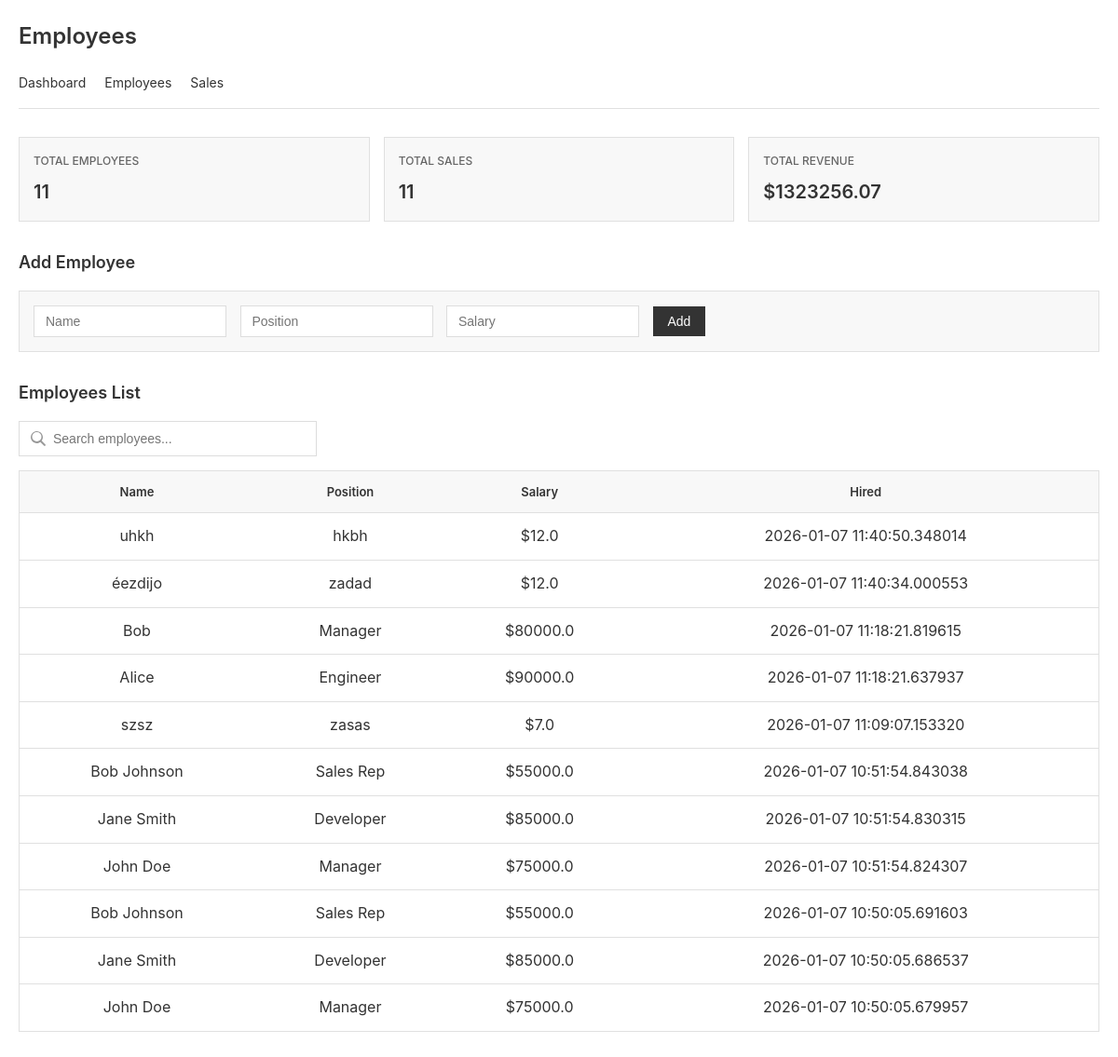
The page /employees on the database its author committed.
### tables this page shows
CREATE TABLE employees (
                id INTEGER PRIMARY KEY AUTOINCREMENT,
                name TEXT NOT NULL,
                position TEXT NOT NULL,
                salary REAL NOT NULL,
                hired_date TIMESTAMP DEFAULT CURRENT_TIMESTAMP
            );

### app.py (the view)
@app.route("/employees")
def employees_page():
    employees = dashboard.get_employees()
    summary = dashboard.get_dashboard_summary()
    return render_template(
        "employees.html",
        summary=summary,
        employees=employees,
    )

### app.py (called while the page is built)
    def get_connection(self):
        conn = sqlite3.connect(self.db_name)
        conn.row_factory = sqlite3.Row
        return conn

    def get_employees(self) -> List[Dict]:
        conn = self.get_connection()
        cursor = conn.cursor()
        cursor.execute('SELECT * FROM employees ORDER BY id DESC')
        result = [dict(row) for row in cursor.fetchall()]
        conn.close()
        return result

    def get_employee_count(self) -> int:
        conn = self.get_connection()
        cursor = conn.cursor()
        cursor.execute('SELECT COUNT(*) as count FROM employees')
        count = cursor.fetchone()['count']
        conn.close()
        return count

    def get_total_revenue(self) -> float:
        conn = self.get_connection()
        cursor = conn.cursor()
        cursor.execute('SELECT COALESCE(SUM(amount), 0) as total FROM sales')
        total = cursor.fetchone()['total']
        conn.close()
        return total

    def get_sales_count(self) -> int:
        conn = self.get_connection()
        cursor = conn.cursor()
        cursor.execute('SELECT COUNT(*) as count FROM sales')
        count = cursor.fetchone()['count']
        conn.close()
        return count

    def get_average_sale(self) -> float:
        conn = self.get_connection()
        cursor = conn.cursor()
        cursor.execute('SELECT AVG(amount) as avg FROM sales')
        result = cursor.fetchone()['avg']
        conn.close()
        return result if result else 0.0

    def get_dashboard_summary(self) -> Dict:
        return {
            "total_employees": self.get_employee_count(),
            "total_sales": self.get_sales_count(),
            "total_revenue": self.get_total_revenue(),
            "average_sale": self.get_average_sale(),
        }

### templates/employees.html (shortened to what this page needs)
<!DOCTYPE html>
<html lang="en">
<head>
</head>
<body>
<h1>Employees</h1>
<div class="navbar">
    <a href="{{ url_for('dashboard_ui') }}">Dashboard</a>
    <a href="{{ url_for('employees_page') }}">Employees</a>
    <a href="{{ url_for('sales_page') }}">Sales</a>
</div>
<div class="cards">
    <div class="card">
        <h3>Total Employees</h3>
        <p>{{ summary.total_employees }}</p>
    </div>
    <div class="card">
        <h3>Total Sales</h3>
        <p>{{ summary.total_sales }}</p>
    </div>
    <div class="card">
        <h3>Total Revenue</h3>
        <p>${{ "%.2f"|format(summary.total_revenue) }}</p>
    </div>
</div>
<h2>Add Employee</h2>
<form method="post" action="{{ url_for('add_employee') }}" onsubmit="return submitForm(event, this)">
    <input name="name" placeholder="Name" required>
    <input name="position" placeholder="Position" required>
    <input name="salary" placeholder="Salary" type="number" required>
    <button>Add</button>
</form>
<h2>Employees List</h2>
<div class="search">
    <input class="search-input" id="employees-search" placeholder="Search employees...">
</div>
<table id="employees-table">
    <tr>
        <th>Name</th>
        <th>Position</th>
        <th>Salary</th>
        <th>Hired</th>
    </tr>
    {% for e in employees %}
    <tr>
        <td>{{ e.name }}</td>
        <td>{{ e.position }}</td>
        <td>${{ e.salary }}</td>
        <td>{{ e.hired_date }}</td>
    </tr>
    {% endfor %}
</table>
</body>
</html>

### templates/employees.html (style rules this page uses)
* { margin: 0; padding: 0; box-sizing: border-box; }
body { font-family: -apple-system, BlinkMacSystemFont, 'Segoe UI', sans-serif; background: #fff; color: #333; line-height: 1.6; padding: 20px; max-width: 1200px; margin: 0 auto; }
h1 { font-size: 24px; margin-bottom: 20px; font-weight: 600; }
h2 { font-size: 18px; margin: 30px 0 15px 0; font-weight: 600; }
.navbar { display: flex; gap: 20px; margin-bottom: 30px; padding-bottom: 15px; border-bottom: 1px solid #e0e0e0; }
.navbar a { text-decoration: none; color: #333; font-size: 14px; }
.cards { display: grid; grid-template-columns: repeat(auto-fit, minmax(200px, 1fr)); gap: 15px; margin-bottom: 30px; }
.card { background: #f8f8f8; padding: 15px; border: 1px solid #e0e0e0; }
.card h3 { font-size: 12px; font-weight: 500; color: #666; margin-bottom: 8px; text-transform: uppercase; }
.card p { font-size: 20px; font-weight: 600; }
table { width: 100%; border-collapse: collapse; margin-bottom: 30px; border: 1px solid #e0e0e0; }
th, td { padding: 12px; text-align: center; border-bottom: 1px solid #e0e0e0; }
th { background: #f8f8f8; font-weight: 600; font-size: 13px; }
tr:last-child td { border-bottom: none; }
form { margin-bottom: 30px; padding: 15px; background: #f8f8f8; border: 1px solid #e0e0e0; }
.search { margin: 10px 0 15px 0; }
.search-input { width: 100%; max-width: 320px; height: 38px; padding: 10px 12px 10px 36px; border: 1px solid #ddd; font-size: 14px; background-size: 16px; }
input { padding: 8px 12px; margin-right: 10px; border: 1px solid #ddd; font-size: 14px; }
button { padding: 8px 16px; background: #333; color: #fff; border: none; cursor: pointer; font-size: 14px; }

### rows shown on the page
employees: name "uhkh", position "hkbh", salary "12.0", hired_date "2026-01-07 11:40:50.348014"
employees: name "éezdijo", position "zadad", salary "12.0", hired_date "2026-01-07 11:40:34.000553"
employees: name "Bob", position "Manager", salary "80000.0", hired_date "2026-01-07 11:18:21.819615"
employees: name "Alice", position "Engineer", salary "90000.0", hired_date "2026-01-07 11:18:21.637937"
employees: name "szsz", position "zasas", salary "7.0", hired_date "2026-01-07 11:09:07.153320"
employees: name "Bob Johnson", position "Sales Rep", salary "55000.0", hired_date "2026-01-07 10:51:54.843038"
employees: name "Jane Smith", position "Developer", salary "85000.0", hired_date "2026-01-07 10:51:54.830315"
employees: name "John Doe", position "Manager", salary "75000.0", hired_date "2026-01-07 10:51:54.824307"
employees: name "Bob Johnson", position "Sales Rep", salary "55000.0", hired_date "2026-01-07 10:50:05.691603"
employees: name "Jane Smith", position "Developer", salary "85000.0", hired_date "2026-01-07 10:50:05.686537"
employees: name "John Doe", position "Manager", salary "75000.0", hired_date "2026-01-07 10:50:05.679957"

### other values the page prints
{{ summary.total_employees }} "11"
{{ summary.total_sales }} "11"
{{ "%.2f"|format(summary.total_revenue) }} "1323256.07"
